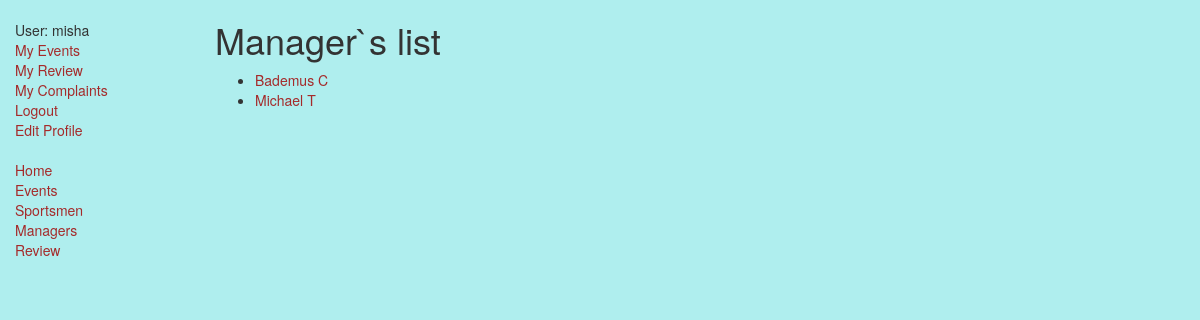
The page /sport_catalog/managers/ (signed in) on the database its author committed.
### sport_catalog/models.py (models this page shows, shortened)
class SportUser(models.Model):
    user = models.OneToOneField(User, on_delete=models.CASCADE)
    first_name = models.CharField(max_length=100, help_text = "enter first name" )
    last_name = models.CharField(max_length=100, help_text = "enter last name" )
    isSportsMen = models.BooleanField()
    isManager = models.BooleanField()
    def get_absolute_url(self):
        return reverse('sportuser-detail', args=[str(self.id)])

### sport_catalog/views.py (the view)
# urls.py: path('managers/', views.AllManagerUsers.as_view(), name="all_managers" ),
class AllManagerUsers(generic.ListView):
    model = SportUser
    template_name ='sport_catalog/manager_list.html'
    def get_queryset(self):
        return SportUser.objects.filter(isManager=True)

### sport_catalog/templates/sport_catalog/manager_list.html
{% extends "base_generic.html" %}
{% block content %}
    <h1> Manager`s list</h1>
    {% if sportuser_list %}
    <ul>
      {% for sportsman in sportuser_list %}
      <li>
        <a href="{{ sportsman.get_absolute_url }}">{{ sportsman.first_name }} {{ sportsman.last_name }}</a>
      </li>
      {% endfor %}
    </ul>
    {% else %}
      <p>There are no sportsmen.</p>
    {% endif %}
{% endblock %}

### sport_catalog/templates/base_generic.html (shortened to what this page needs)
<!doctype html>
<html lang="en">
  <head>
    <link
      rel="stylesheet"
      href="https://maxcdn.bootstrapcdn.com/bootstrap/3.3.7/css/bootstrap.min.css" />
    {% load static %}
    <link rel="stylesheet" href="{% static 'css/styles.css' %}" />
  </head>
  <body>
    <div class="container-fluid">
      <div class="row">
        <div class="col-sm-2">
          {% block sidebar %}
          <ul class="sidebar-nav ">
            {% if user.is_authenticated %}
            <li class="nav-item nav-link">User: {{ user.get_username }}</li>
            <li><a href="{% url 'my-events'%}">My Events</a></li>
            <li><a href="{% url 'my-reviews'%}">My Review</a></li>
            <li><a href="{% url 'my-complaints'%}">My Complaints</a></li>
            <li><a href="{% url 'logout' %}">Logout</a></li>
            {% else %}
            <li><a href="{% url 'login' %}">Login</a>/<a href="{% url 'register' %}">SignIn</a></li>
            {% endif %}
            <li><a href="{% url 'edit' %}">Edit Profile</a></li>
      </ul>
            <ul class="sidebar-nav ">
              <li><a href="{% url 'index' %}">Home</a></li>
              <li><a href="{% url 'all_events' %}">Events</a></li>
              <li><a href="{% url 'all_sportsmen' %}">Sportsmen</a></li>
              <li><a href="{% url 'all_managers' %}">Managers</a></li>
              <li><a href="{% url 'all_reviews' %}">Review</a></li>
            </ul>
          {% endblock %}
        </div>
        <div class="col-sm-10 ">{% block content %}{% endblock %}</div>
      </div>
    </div>
  </body>
</html>

### static/css/styles.css (style rules this page uses)
body { background-color: paleturquoise; }
a { color:brown; }
.sidebar-nav { margin-top: 20px; padding: 0; list-style: none; }

### rows shown on the page
SportUser: first_name "Bademus", last_name "C"
SportUser: first_name "Michael", last_name "T"

### other values the page prints
{{ user.get_username }} "misha"
